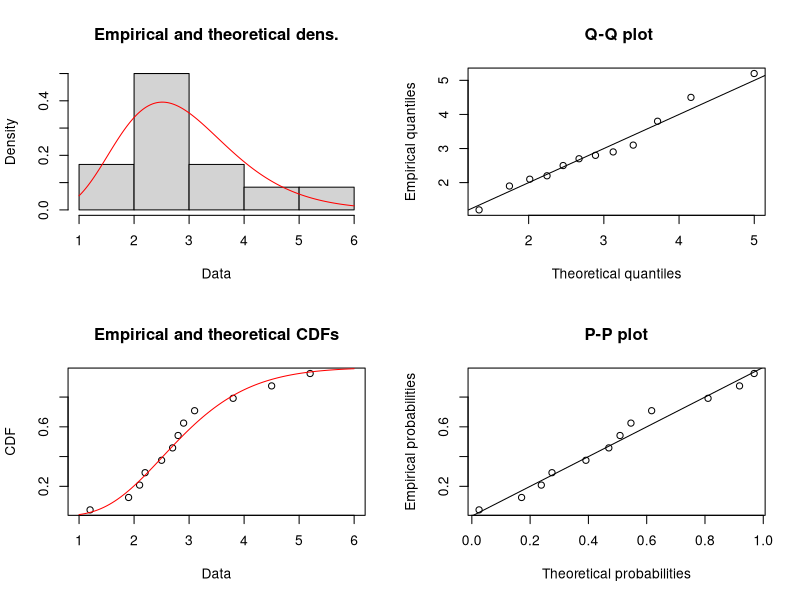

Write the R code that produced this figure.
# --- LOG-STRAT-001: Statistical Distribution Fitting ---
# Focus: Supply Chain Simulation & Reliability Engineering
# Methodology: Maximum Likelihood Estimation (MLE)

# 1. Load Required Libraries
# fitdistrplus is the industry standard for industrial engineering distributions
if (!require("fitdistrplus")) install.packages("fitdistrplus")
library(fitdistrplus)

# 2. Data Loading (Simulated Stay Times from CFI Nueva Aldea Study)
# In production, replace with: stay_times <- read.csv("truck_data.csv")$stay_hours
stay_times <- c(1.2, 2.5, 2.8, 3.1, 1.9, 4.5, 2.2, 3.8, 2.7, 5.2, 2.1, 2.9)

# 3. Statistical Analysis: Gamma Distribution Fitting
# Gamma is ideal for modeling lead times and service times in logistics
fit_gamma <- fitdist(stay_times, "gamma")

# 4. Impact Reporting: Parameters for Simulation (Simio/Lingo)
# These values (Shape and Rate) are used to calibrate the simulation model [cite: 110]
summary(fit_gamma)

# 5. Visual Validation (Goodness-of-Fit)
# Generates Histogram, Q-Q Plot, and P-P Plot to verify model integrity
plot(fit_gamma)

# --- Engineering Note ---
# Project findings (LOG-STRAT-001) indicate optimal parameters near:
# Shape (Alpha): ~4.50
# Rate (Beta): ~33.70 (Adjusted per temporal resolution)
